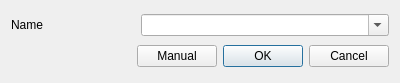
<?xml version="1.0" encoding="UTF-8"?>
<ui version="4.0">
 <class>SimpleInstallDialog</class>
 <widget class="QDialog" name="SimpleInstallDialog">
  <property name="geometry">
   <rect>
    <x>0</x>
    <y>0</y>
    <width>400</width>
    <height>83</height>
   </rect>
  </property>
  <property name="windowTitle">
   <string>Quick Install</string>
  </property>
  <layout class="QVBoxLayout" name="verticalLayout">
   <item>
    <layout class="QHBoxLayout" name="horizontalLayout" stretch="1,2">
     <item>
      <widget class="QLabel" name="label">
       <property name="text">
        <string>Name</string>
       </property>
      </widget>
     </item>
     <item>
      <widget class="QComboBox" name="nameCombo">
       <property name="editable">
        <bool>true</bool>
       </property>
      </widget>
     </item>
    </layout>
   </item>
   <item>
    <layout class="QHBoxLayout" name="horizontalLayout_2">
     <item>
      <spacer name="horizontalSpacer">
       <property name="orientation">
        <enum>Qt::Horizontal</enum>
       </property>
       <property name="sizeHint" stdset="0">
        <size>
         <width>40</width>
         <height>20</height>
        </size>
       </property>
      </spacer>
     </item>
     <item>
      <widget class="QPushButton" name="manualBtn">
       <property name="toolTip">
        <string>Opens a Dialog that allows custom modifications.</string>
       </property>
       <property name="whatsThis">
        <string>Opens a Dialog that allows custom modifications.</string>
       </property>
       <property name="text">
        <string>Manual</string>
       </property>
      </widget>
     </item>
     <item>
      <widget class="QPushButton" name="okBtn">
       <property name="text">
        <string>OK</string>
       </property>
       <property name="default">
        <bool>true</bool>
       </property>
      </widget>
     </item>
     <item>
      <widget class="QPushButton" name="cancelBtn">
       <property name="text">
        <string>Cancel</string>
       </property>
      </widget>
     </item>
    </layout>
   </item>
  </layout>
 </widget>
 <resources/>
 <connections/>
</ui>
